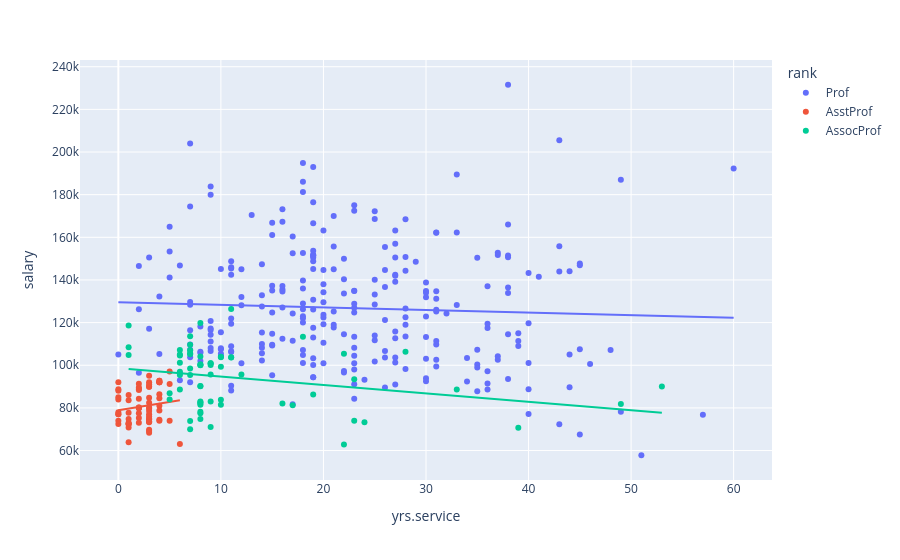

The code cell stored with this chart in its notebook:
### Code cell
px.scatter(data, x='yrs.service', y='salary', color='rank',trendline='ols')

### Figure 1 — Plotly figure (JSON) as saved in the notebook; plotly's stock layout.template omitted (floating-point values rounded to 4 significant figures; data arrays with more than 128 entries replaced by an {"elided": "..."} marker saying what was removed)
{"data": [{"hovertemplate": "rank=Prof<br>yrs.service=%{x}<br>salary=%{y}<extra></extra>", "legendgroup": "Prof", "marker": {"color": "#636efa", "symbol": "circle"}, "mode": "markers", "name": "Prof", "orientation": "v", "showlegend": true, "type": "scatter", "x": {"elided": "266 int values"}, "xaxis": "x", "y": {"elided": "266 int values"}, "yaxis": "y"}, {"hovertemplate": "<b>OLS trendline</b><br>salary = -119.318 * yrs.service + 129494<br>R<sup>2</sup>=0.002489<br><br>rank=Prof<br>yrs.service=%{x}<br>salary=%{y} <b>(trend)</b><extra></extra>", "legendgroup": "Prof", "marker": {"color": "#636efa", "symbol": "circle"}, "mode": "lines", "name": "Prof", "showlegend": false, "type": "scatter", "x": {"elided": "266 int values"}, "xaxis": "x", "y": {"elided": "266 float values"}, "yaxis": "y"}, {"hovertemplate": "rank=AsstProf<br>yrs.service=%{x}<br>salary=%{y}<extra></extra>", "legendgroup": "AsstProf", "marker": {"color": "#EF553B", "symbol": "circle"}, "mode": "markers", "name": "AsstProf", "orientation": "v", "showlegend": true, "type": "scatter", "x": [3, 2, 1, 0, 3, 0, 2, 2, 2, 0, 4, 1, 3, 3, 2, 3, 3, 1, 2, 2, 2, 5, 0, 1, 1, 3, 0, 2, 1, 3, 4, 3, 4, 0, 0, 2, 3, 0, 5, 3, 4, 4, 4, 2, 3, 1, 3, 6, 3, 2, 3, 1, 4, 3, 0, 5, 4, 0, 3, 4, 3, 1, 4, 1, 3, 3, 4], "xaxis": "x", "y": [79750, 79800, 77700, 78000, 82379, 77000, 79916, 80225, 80225, 77000, 86373, 70768, 74692, 75044, 75243, 68404, 73266, 86100, 84240, 88825, 88400, 97032, 84000, 72500, 72500, 73500, 72500, 73000, 72500, 89942, 92000, 95079, 92000, 92000, 88000, 89516, 89942, 88795, 91227, 92000, 92700, 92000, 92700, 91300, 91000, 63900, 69700, 63100, 69200, 77500, 73800, 73000, 74000, 78500, 85000, 74000, 74500, 74000, 84716, 84500, 80139, 83600, 78785, 74856, 77081, 75996, 81035], "yaxis": "y"}, {"hovertemplate": "<b>OLS trendline</b><br>salary = 779.292 * yrs.service + 78926.6<br>R<sup>2</sup>=0.020336<br><br>rank=AsstProf<br>yrs.service=%{x}<br>salary=%{y} <b>(trend)</b><extra></extra>", "legendgroup": "AsstProf", "marker": {"color": "#EF553B", "symbol": "circle"}, "mode": "lines", "name": "AsstProf", "showlegend": false, "type": "scatter", "x": [0, 0, 0, 0, 0, 0, 0, 0, 0, 0, 1, 1, 1, 1, 1, 1, 1, 1, 1, 1, 2, 2, 2, 2, 2, 2, 2, 2, 2, 2, 2, 2, 3, 3, 3, 3, 3, 3, 3, 3, 3, 3, 3, 3, 3, 3, 3, 3, 3, 3, 3, 3, 4, 4, 4, 4, 4, 4, 4, 4, 4, 4, 4, 5, 5, 5, 6], "xaxis": "x", "y": [78930.0, 78930.0, 78930.0, 78930.0, 78930.0, 78930.0, 78930.0, 78930.0, 78930.0, 78930.0, 79710.0, 79710.0, 79710.0, 79710.0, 79710.0, 79710.0, 79710.0, 79710.0, 79710.0, 79710.0, 80490.0, 80490.0, 80490.0, 80490.0, 80490.0, 80490.0, 80490.0, 80490.0, 80490.0, 80490.0, 80490.0, 80490.0, 81260.0, 81260.0, 81260.0, 81260.0, 81260.0, 81260.0, 81260.0, 81260.0, 81260.0, 81260.0, 81260.0, 81260.0, 81260.0, 81260.0, 81260.0, 81260.0, 81260.0, 81260.0, 81260.0, 81260.0, 82040.0, 82040.0, 82040.0, 82040.0, 82040.0, 82040.0, 82040.0, 82040.0, 82040.0, 82040.0, 82040.0, 82820.0, 82820.0, 82820.0, 83600.0], "yaxis": "y"}, {"hovertemplate": "rank=AssocProf<br>yrs.service=%{x}<br>salary=%{y}<extra></extra>", "legendgroup": "AssocProf", "marker": {"color": "#00cc96", "symbol": "circle"}, "mode": "markers", "name": "AssocProf", "orientation": "v", "showlegend": true, "type": "scatter", "x": [6, 8, 8, 9, 23, 11, 5, 8, 9, 8, 11, 8, 7, 7, 7, 12, 10, 8, 8, 8, 16, 22, 9, 8, 7, 8, 10, 10, 18, 6, 7, 6, 6, 7, 9, 8, 10, 28, 19, 53, 7, 1, 22, 7, 6, 7, 24, 8, 23, 33, 6, 49, 1, 39, 9, 9, 11, 10, 6, 17, 1, 8, 8, 5], "xaxis": "x", "y": [97000, 119800, 74830, 100938, 93418, 103760, 83900, 90215, 100135, 90304, 103613, 100522, 107008, 105128, 105631, 95611, 83850, 82099, 82600, 81500, 82100, 62884, 83001, 77500, 73877, 100102, 81500, 103994, 113341, 95408, 98510, 101210, 105000, 95436, 100944, 100000, 103750, 106300, 86250, 90000, 113600, 118700, 105350, 109650, 107150, 70000, 73300, 83000, 74000, 88600, 88650, 81800, 104800, 70700, 71065, 95642, 126431, 99247, 104542, 81285, 108413, 78182, 104121, 86895], "yaxis": "y"}, {"hovertemplate": "<b>OLS trendline</b><br>salary = -394.694 * yrs.service + 98594.3<br>R<sup>2</sup>=0.083067<br><br>rank=AssocProf<br>yrs.service=%{x}<br>salary=%{y} <b>(trend)</b><extra></extra>", "legendgroup": "AssocProf", "marker": {"color": "#00cc96", "symbol": "circle"}, "mode": "lines", "name": "AssocProf", "showlegend": false, "type": "scatter", "x": [1, 1, 1, 5, 5, 6, 6, 6, 6, 6, 6, 6, 7, 7, 7, 7, 7, 7, 7, 7, 7, 8, 8, 8, 8, 8, 8, 8, 8, 8, 8, 8, 8, 8, 8, 9, 9, 9, 9, 9, 9, 10, 10, 10, 10, 10, 11, 11, 11, 12, 16, 17, 18, 19, 22, 22, 23, 23, 24, 28, 33, 39, 49, 53], "xaxis": "x", "y": [98200.0, 98200.0, 98200.0, 96620.0, 96620.0, 96230.0, 96230.0, 96230.0, 96230.0, 96230.0, 96230.0, 96230.0, 95830.0, 95830.0, 95830.0, 95830.0, 95830.0, 95830.0, 95830.0, 95830.0, 95830.0, 95440.0, 95440.0, 95440.0, 95440.0, 95440.0, 95440.0, 95440.0, 95440.0, 95440.0, 95440.0, 95440.0, 95440.0, 95440.0, 95440.0, 95040.0, 95040.0, 95040.0, 95040.0, 95040.0, 95040.0, 94650.0, 94650.0, 94650.0, 94650.0, 94650.0, 94250.0, 94250.0, 94250.0, 93860.0, 92280.0, 91880.0, 91490.0, 91100.0, 89910.0, 89910.0, 89520.0, 89520.0, 89120.0, 87540.0, 85570.0, 83200.0, 79250.0, 77680.0], "yaxis": "y"}], "layout": {"legend": {"title": {"text": "rank"}, "tracegroupgap": 0}, "margin": {"t": 60}, "xaxis": {"anchor": "y", "domain": [0, 1], "title": {"text": "yrs.service"}}, "yaxis": {"anchor": "x", "domain": [0, 1], "title": {"text": "salary"}}}}
